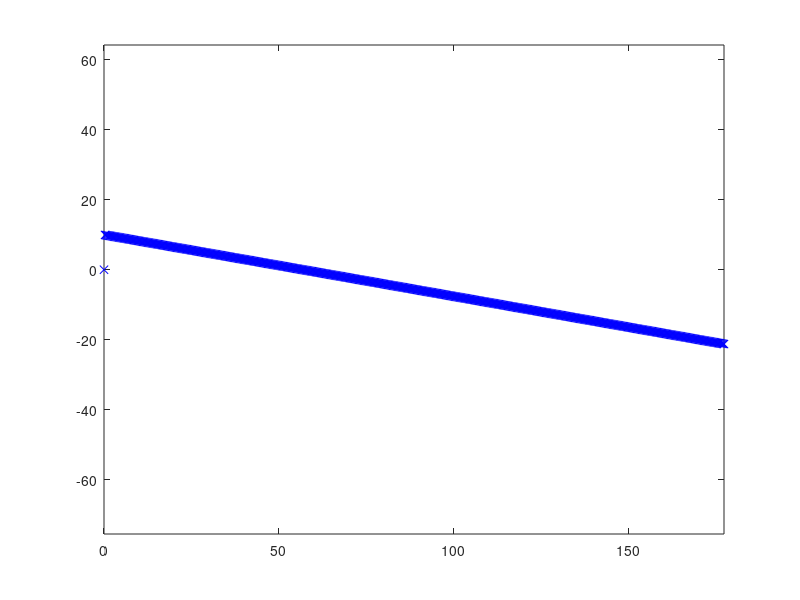

Source code (MATLAB):
% clear environment
clear;
clc;
close all;


% simulation parameters
t_end = 60;
dt = 0.1;  % 10 Hz
t = 0:dt:t_end;
x_t = [
    0;  % x
    10;  % y
    -10;  % steering angle
    0;  % crosstrack error
    0  % vehicle heading
];
x_store = zeros(5, length(t));

% model parameters
L = 0.3;
stddev_x = 0.02;
stddev_y = 0.02;
stddev_theta = 1.0;

% input commands
v_t = 3;

% control parameters
k = 2.0;


function r = deg2rad(degrees)
    r = degrees * pi / 180;
end

function x = g(x_prev, v_t, L, delta_t, dt)
    x = [
        x_prev(1) + v_t * cos(deg2rad(x_prev(3) - delta_t)) * dt;
        x_prev(2) + v_t * sin(deg2rad(x_prev(3) - delta_t)) * dt;
        x_prev(3) + (v_t * tan(deg2rad(delta_t)) / L) * dt;
        x_prev(2);
        x_prev(5) + ((-v_t * sin(delta_t)) / L) * dt
    ];
    x
end

% simulation
for i = 1:length(t)
    % control heading
    delta_t = x_t(5) + atan2(k * x_t(4), v_t);

    % motion update
    % noise = [
    %     normrnd(0, stddev_x);
    %     normrnd(0, stddev_y);
    %     normrnd(0, deg2rad(stddev_theta));
    %     0;
    %     0
    % ];
    % x_t = g(x_t, v_t, L, delta_t, dt) + noise;
    x_t = g(x_t, v_t, L, delta_t, dt);
    x_store(:, i + 1) = x_t;
end


% plot animation
figure(1);
clf;

for i = 1:2:length(t)
    plot(x_store(1, 1:i), x_store(2, 1:i), 'bx');
    axis equal;
    drawnow;
end
% print -djpg -color bicycle_motion_20s.jpg
% pause
